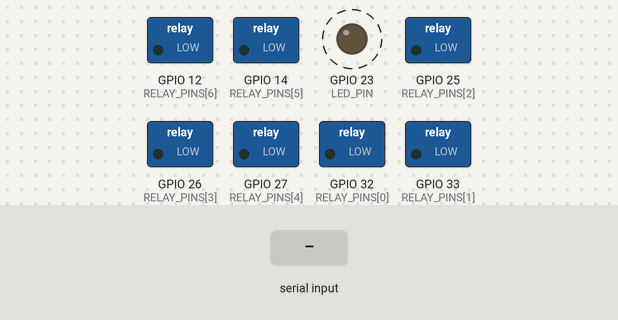
Recording of a sketch running on a simulated ESP32. Shown: switched loads named in the sketch (green lamp = pin HIGH), output pins drawn as LEDs (lit = HIGH). Dashed ring = blinking. The test bench sets the inputs (shaded band). What the sketch prints to the serial monitor is not drawn.

Above: at 1.2 s.
1.3 s: "RLY:1\n" received over the second serial link
4.3 s: "ON:1\n" received over the second serial link
7.3 s: "OFF:1\n" received over the second serial link
Timing chart, 0 to 16.3 s (numbered marks = the images above; inputs shaded):
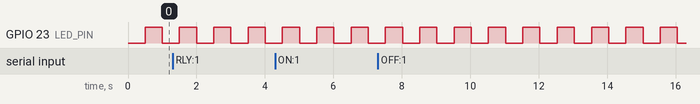

Measured:
- by itself, GPIO 23 (LED_PIN): alternates HIGH for 0.50 s and LOW for 0.50 s

The sketch:

esp32-relay-x8.ino
```cpp
// ---------- Pin Relay & LED Heartbeat ----------
const uint8_t RELAY_PINS[7] = {32, 33, 25, 26, 27, 14, 12};
const uint8_t LED_PIN       = 23;

// Kita akan menggunakan Serial2 (Pin 16=RX, Pin 17=TX) untuk komunikasi dengan Pi
// Ini membuat Serial utama (USB) bebas untuk debugging.
#define SERIAL_PI Serial2

// ---------- Fungsi Toggle Relay ----------
void handleCommand(const String &cmd) {
  // format: "RLYn:ON" atau "RLYn:OFF"
  int colon = cmd.indexOf(':');
  if (colon < 0) return;

  String name = cmd.substring(0, colon);
  String action = cmd.substring(colon + 1);
  if (!name.startsWith("RLY")) return;

  int idx = name.substring(3).toInt() - 1; // RLY1→0, … RLY7→6
  if (idx < 0 || idx >= 7) return;

  if (action == "ON") {
    digitalWrite(RELAY_PINS[idx], HIGH);
    Serial.printf("→ Relay %d ON\n", idx + 1); // Debug ke USB Monitor
  } else if (action == "OFF") {
    digitalWrite(RELAY_PINS[idx], LOW);
    Serial.printf("→ Relay %d OFF\n", idx + 1); // Debug ke USB Monitor
  }
}

// ---------- Setup ----------
void setup() {
  // Serial untuk debugging via USB
  Serial.begin(115200);

  // Serial2 untuk komunikasi dengan Raspberry Pi
  // Baud rate harus sama dengan di skrip Python (9600)
  SERIAL_PI.begin(9600, SERIAL_8N1, 16, 17); // RX=16, TX=17

  // Inisialisasi pin relay
  for (int i = 0; i < 7; i++) {
    pinMode(RELAY_PINS[i], OUTPUT);
    digitalWrite(RELAY_PINS[i], LOW);
  }
  pinMode(LED_PIN, OUTPUT);
  Serial.println("ESP32 siap menerima perintah serial dari Raspberry Pi.");
}

// ---------- Loop Utama ----------
void loop() {
  // Heartbeat LED
  static uint32_t t0 = millis();
  if (millis() - t0 > 500) {
    digitalWrite(LED_PIN, !digitalRead(LED_PIN));
    t0 = millis();
  }

  // Cek jika ada data masuk dari Raspberry Pi
  if (SERIAL_PI.available()) {
    String command = SERIAL_PI.readStringUntil('\n');
    command.trim();
    if (command.length() > 0) {
      Serial.print("Diterima dari Pi: "); // Debug ke USB Monitor
      Serial.println(command);
      handleCommand(command);
    }
  }
}
```
